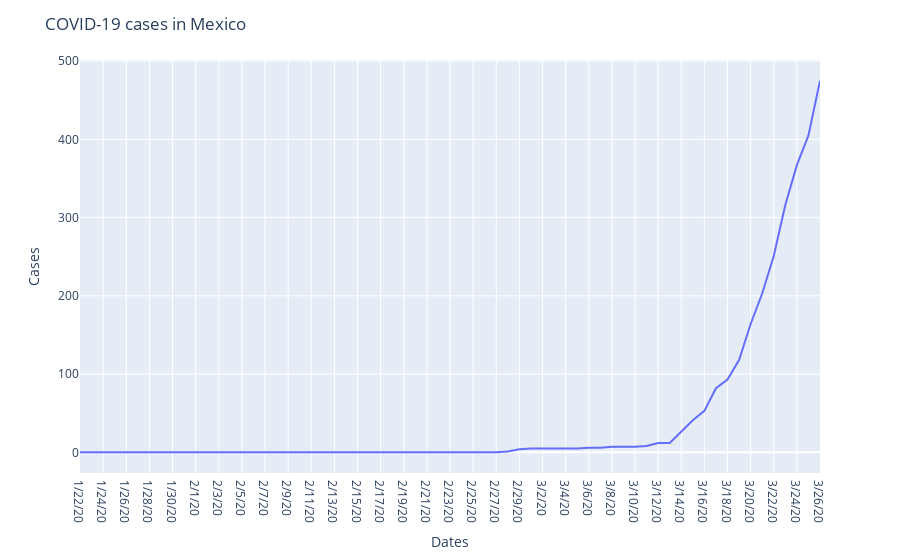

The notebook cell saved with this chart:
### Code cell
fig = px.line(timemex, x='Dates', y='Cases')
fig.update_layout(title="COVID-19 cases in Mexico")
fig.show()

### Figure 1 — Plotly figure (JSON) as saved in the notebook; plotly's stock layout.template omitted (floating-point values rounded to 4 significant figures)
{"data": [{"hoverlabel": {"namelength": 0}, "hovertemplate": "Dates=%{x}<br>Cases=%{y}", "legendgroup": "", "line": {"color": "#636efa", "dash": "solid"}, "mode": "lines", "name": "", "showlegend": false, "type": "scatter", "x": ["1/22/20", "1/23/20", "1/24/20", "1/25/20", "1/26/20", "1/27/20", "1/28/20", "1/29/20", "1/30/20", "1/31/20", "2/1/20", "2/2/20", "2/3/20", "2/4/20", "2/5/20", "2/6/20", "2/7/20", "2/8/20", "2/9/20", "2/10/20", "2/11/20", "2/12/20", "2/13/20", "2/14/20", "2/15/20", "2/16/20", "2/17/20", "2/18/20", "2/19/20", "2/20/20", "2/21/20", "2/22/20", "2/23/20", "2/24/20", "2/25/20", "2/26/20", "2/27/20", "2/28/20", "2/29/20", "3/1/20", "3/2/20", "3/3/20", "3/4/20", "3/5/20", "3/6/20", "3/7/20", "3/8/20", "3/9/20", "3/10/20", "3/11/20", "3/12/20", "3/13/20", "3/14/20", "3/15/20", "3/16/20", "3/17/20", "3/18/20", "3/19/20", "3/20/20", "3/21/20", "3/22/20", "3/23/20", "3/24/20", "3/25/20", "3/26/20"], "xaxis": "x", "y": [0, 0, 0, 0, 0, 0, 0, 0, 0, 0, 0, 0, 0, 0, 0, 0, 0, 0, 0, 0, 0, 0, 0, 0, 0, 0, 0, 0, 0, 0, 0, 0, 0, 0, 0, 0, 0, 1, 4, 5, 5, 5, 5, 5, 6, 6, 7, 7, 7, 8, 12, 12, 26, 41, 53, 82, 93, 118, 164, 203, 251, 316, 367, 405, 475], "yaxis": "y"}], "layout": {"legend": {"tracegroupgap": 0}, "margin": {"t": 60}, "title": {"text": "COVID-19 cases in Mexico"}, "xaxis": {"anchor": "y", "domain": [0, 1], "title": {"text": "Dates"}}, "yaxis": {"anchor": "x", "domain": [0, 1], "title": {"text": "Cases"}}}}
